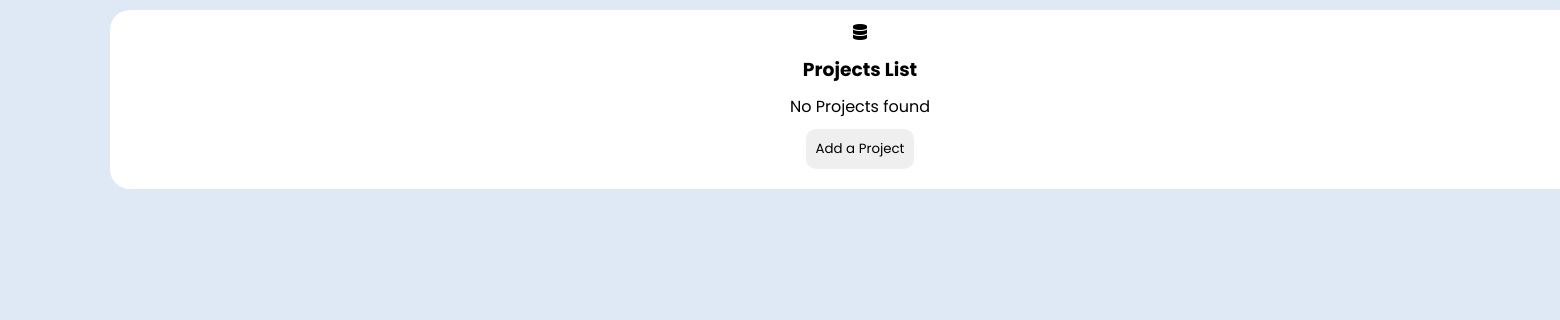
The app's page /view/Project/dashboard_project.php, older data.
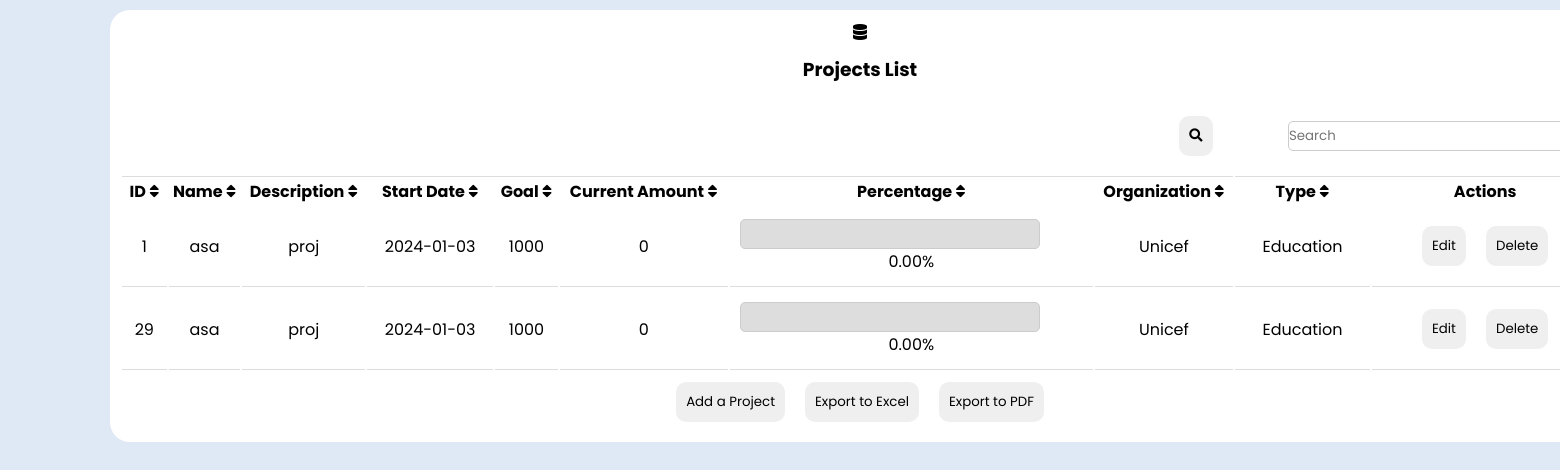
The same page, newer data.
### tables this page shows
CREATE TABLE `project` (
  `ID_Project` int(11) NOT NULL,
  `Project_name` varchar(20) NOT NULL,
  `Project_description` varchar(20) NOT NULL,
  `start_date` date NOT NULL,
  `Goal` float NOT NULL,
  `Current_amount` float NOT NULL,
  `Percentage` float NOT NULL,
  `ID_Org` int(11) NOT NULL,
  `ID_Type` int(11) NOT NULL
);

CREATE TABLE `organization` (
  `ID_USER` int(11) NOT NULL,
  `ID_Org` int(11) NOT NULL,
  `Org_name` varchar(20) NOT NULL,
  `Org_description` varchar(100) NOT NULL
);

CREATE TABLE `type` (
  `ID_Type` int(11) NOT NULL,
  `Type_name` varchar(20) NOT NULL,
  `Type_description` varchar(20) NOT NULL
);

### controller/Project/ProjectC.php (called while the page is built, shortened)
<?php
class ProjectC
{
    public function read_project()
    {
        $conn = Config::getConnexion();
        $projects = [];
        $r = $conn->query("SELECT * FROM project");
        foreach ($r as $row) {
            $Project = [
                'ID_Project' => $row['ID_Project'],
                'Project_name' => $row['Project_name'],
                'Project_description' => $row['Project_description'],
                'start_date' => $row['start_date'],
                'Goal' => $row['Goal'],
                'Current_amount' => $row['Current_amount'],
                'Percentage' => $row['Percentage'],
                'ID_Org' => $row['ID_Org'],
                'ID_Type' => $row['ID_Type']
            ];
            $projects[] = $Project;
        }
        return $projects;
    }
}

### view/Project/dashboard_project.php (the view, shortened to what the changed rows need)
<!DOCTYPE html>
<html lang="en">
<?php
require_once "../../controller/Project/projectC.php";
?>
<head>
    <link rel="stylesheet" href="../dashboard.css" />
    <link rel="stylesheet" href="https://cdnjs.cloudflare.com/ajax/libs/font-awesome/5.15.4/css/all.min.css" />
    <link rel="stylesheet" href="project.css">
</head>
<body>
    <div class="container">
        <section class="main">
            <div class="users">
                <div class="card">
                    <i class="fa fa-database"></i>
                    <h3>Projects List</h3>
                    <table class="table table-bordered" id="table-project">
                        <?php
                        function echoHeader($columnName, $index, $initialSort = false)
                        {
                            $sortClass = $initialSort ? 'sortable-header asc' : 'sortable-header';
                            $iconClass = 'fa fa-sort';
                            echo "<th onclick='sortTable($index)' class='$sortClass'>";
                            echo "$columnName <i class='fa $iconClass' aria-hidden='true'></i>";
                            echo "</th>";
                        }
                        $projectC = new ProjectC();
                        $projects = $projectC->read_project();
                        if (!empty($projects) && (is_iterable($projects) || is_object($projects))) {
                            echo '<tr>
                            <td colspan="8"><button id="search" onclick="search()"><i class="fa fa-search"></i></button> </td>
                            <td colspan="2"> <input type="text" id="search-input" placeholder="Search"></td>
                        </tr>';
                            echo "<tr>";
                            echoHeader("ID", 0, true);
                            echo "<th>Actions</th>";
                            echo "</tr>";
                            foreach ($projects as $project) {
                                echo "<tr>";
                                echo "<td>" . htmlspecialchars($project['ID_Project']) . "</td>";
                                echo "<td>" . htmlspecialchars($project['Project_name']) . "</td>";
                                echo "<td>" . htmlspecialchars($project['Project_description']) . "</td>";
                                echo "<td>" . htmlspecialchars($project['start_date']) . "</td>";
                                echo "<td>" . htmlspecialchars($project['Goal']) . "</td>";
                                echo "<td>" . htmlspecialchars($project['Current_amount']) . "</td>";
                        ?>
                                <td class="progress-bar-container">
                                    <div class="full-bar">
                                    </div>
                                    <p><?php echo number_format($project['Percentage'], 2);; ?>%</p>
                                </td>
                        <?php
                                $db = config::getConnexion();
                                $r = "SELECT * FROM organization WHERE ID_Org=" . $project['ID_Org'] . "";
                                $org = $db->query($r);
                                $org = $org->fetch();
                                $r = "SELECT Type_name FROM type WHERE ID_Type=" . $project['ID_Type'] . "";
                                $type = $db->query($r);
                                $type_name = $type->fetch();
                                echo "<td>" . htmlspecialchars($org['Org_name']) . "</td>";
                                echo "<td>" . htmlspecialchars($type_name['Type_name']) . "</td>";
                                echo "<td>";
                                echo "<button onclick=\"openEditModal(" . $project['ID_Project'] . ", '" . $project['Project_name'] . "', '" . $project['Project_description'] . "', '" . $project['start_date'] .  "', '" . $project['Current_amount'] . "', '" . $project['Goal'] . "', '" .  $project['ID_Type'] . "', '" .  $project['ID_Org'] . "')\">Edit</button>";
                                echo "<button onclick=\"confirmDelete(" . $project['ID_Project'] . ")\">Delete</button>";
                                echo "</td>";
                                echo "</tr>";
                            }
                        } else {
                            echo "<h7>No Projects found</h7>";
                            echo "</table>";
                        }
                        if (!empty($projects)) {
                            echo '</table>';
                            echo ' <button onclick="create()">Add a Project</button>';
                            echo '<button onclick="exportToExcel()">Export to Excel</button>';
                            echo '<button onclick="exportToPDF()">Export to PDF</button>';
                        } else {
                            echo '<button onclick="create()">Add a Project</button>';
                        }
                        ?>
                </div>
            </div>
        </section>
    </div>
</body>
</html>

Row changes from the older to the newer data that the page shows:
added project: ID_Project "1", Project_name "asa", Project_description "proj", start_date "2024-01-03", Goal "1000", Current_amount "0", Percentage "0.00", organization.Org_name "Unicef", ID_Type.Type_name "Education"
added project: ID_Project "29", Project_name "asa", Project_description "proj", start_date "2024-01-03", Goal "1000", Current_amount "0", Percentage "0.00", organization.Org_name "Unicef", ID_Type.Type_name "Education"
Text that changed along with them:
$columnName: (not shown) → "ID Name Description Start Date Goal Current Amount Percentage Organization Type"
text no longer shown: "No Projects found"
text now shown: "Actions Export to Excel Export to PDF"
